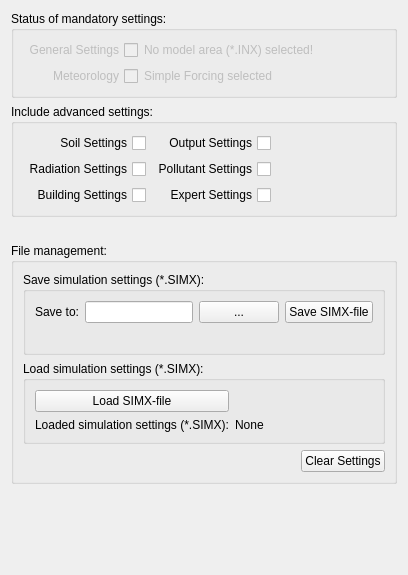
             <widget class="QWidget" name="tab_Overview">
              <attribute name="title">
               <string>Overview</string>
              </attribute>
              <layout class="QGridLayout" name="gridLayout_67">
               <item row="1" column="0">
                <widget class="QGroupBox" name="gb_optional">
                 <property name="title">
                  <string>Include advanced settings:</string>
                 </property>
                 <layout class="QGridLayout" name="gridLayout_20">
                  <item row="1" column="1">
                   <layout class="QVBoxLayout" name="verticalLayout_8">
                    <item>
                     <widget class="QCheckBox" name="chk_outputSim">
                      <property name="sizePolicy">
                       <sizepolicy hsizetype="Minimum" vsizetype="Preferred">
                        <horstretch>0</horstretch>
                        <verstretch>0</verstretch>
                       </sizepolicy>
                      </property>
                      <property name="layoutDirection">
                       <enum>Qt::LayoutDirection::RightToLeft</enum>
                      </property>
                      <property name="text">
                       <string>Output Settings</string>
                      </property>
                     </widget>
                    </item>
                    <item>
                     <widget class="QCheckBox" name="chk_pollutantsSim">
                      <property name="sizePolicy">
                       <sizepolicy hsizetype="Preferred" vsizetype="Preferred">
                        <horstretch>0</horstretch>
                        <verstretch>0</verstretch>
                       </sizepolicy>
                      </property>
                      <property name="layoutDirection">
                       <enum>Qt::LayoutDirection::RightToLeft</enum>
                      </property>
                      <property name="text">
                       <string>Pollutant Settings</string>
                      </property>
                     </widget>
                    </item>
                    <item>
                     <widget class="QCheckBox" name="chk_expertSim">
                      <property name="sizePolicy">
                       <sizepolicy hsizetype="Minimum" vsizetype="Preferred">
                        <horstretch>0</horstretch>
                        <verstretch>0</verstretch>
                       </sizepolicy>
                      </property>
                      <property name="layoutDirection">
                       <enum>Qt::LayoutDirection::RightToLeft</enum>
                      </property>
                      <property name="text">
                       <string>Expert Settings</string>
                      </property>
                     </widget>
                    </item>
                   </layout>
                  </item>
                  <item row="1" column="0">
                   <layout class="QVBoxLayout" name="verticalLayout_9">
                    <item>
                     <widget class="QCheckBox" name="chk_soilSim">
                      <property name="sizePolicy">
                       <sizepolicy hsizetype="Preferred" vsizetype="Preferred">
                        <horstretch>0</horstretch>
                        <verstretch>0</verstretch>
                       </sizepolicy>
                      </property>
                      <property name="layoutDirection">
                       <enum>Qt::LayoutDirection::RightToLeft</enum>
                      </property>
                      <property name="text">
                       <string>Soil Settings</string>
                      </property>
                     </widget>
                    </item>
                    <item>
                     <widget class="QCheckBox" name="chk_radiationSim">
                      <property name="sizePolicy">
                       <sizepolicy hsizetype="Preferred" vsizetype="Preferred">
                        <horstretch>0</horstretch>
                        <verstretch>0</verstretch>
                       </sizepolicy>
                      </property>
                      <property name="layoutDirection">
                       <enum>Qt::LayoutDirection::RightToLeft</enum>
                      </property>
                      <property name="text">
                       <string>Radiation Settings</string>
                      </property>
                     </widget>
                    </item>
                    <item>
                     <widget class="QCheckBox" name="chk_buildingsSim">
                      <property name="sizePolicy">
                       <sizepolicy hsizetype="Preferred" vsizetype="Preferred">
                        <horstretch>0</horstretch>
                        <verstretch>0</verstretch>
                       </sizepolicy>
                      </property>
                      <property name="layoutDirection">
                       <enum>Qt::LayoutDirection::RightToLeft</enum>
                      </property>
                      <property name="text">
                       <string>Building Settings</string>
                      </property>
                     </widget>
                    </item>
                   </layout>
                  </item>
                  <item row="1" column="2">
                   <spacer name="horizontalSpacer_20">
                    <property name="orientation">
                     <enum>Qt::Orientation::Horizontal</enum>
                    </property>
                    <property name="sizeHint" stdset="0">
                     <size>
                      <width>40</width>
                      <height>20</height>
                     </size>
                    </property>
                   </spacer>
                  </item>
                 </layout>
                </widget>
               </item>
               <item row="5" column="0">
                <widget class="QGroupBox" name="gb_save_load">
                 <property name="sizePolicy">
                  <sizepolicy hsizetype="Preferred" vsizetype="Minimum">
                   <horstretch>0</horstretch>
                   <verstretch>0</verstretch>
                  </sizepolicy>
                 </property>
                 <property name="title">
                  <string>File management:</string>
                 </property>
                 <layout class="QGridLayout" name="gridLayout_26">
                  <item row="0" column="0" colspan="2">
                   <widget class="QGroupBox" name="gb_saveSimx">
                    <property name="sizePolicy">
                     <sizepolicy hsizetype="Preferred" vsizetype="Minimum">
                      <horstretch>0</horstretch>
                      <verstretch>0</verstretch>
                     </sizepolicy>
                    </property>
                    <property name="title">
                     <string>Save simulation settings (*.SIMX):</string>
                    </property>
                    <layout class="QGridLayout" name="gridLayout_73">
                     <item row="0" column="0">
                      <widget class="QLabel" name="lb_saveTo">
                       <property name="text">
                        <string>Save to:</string>
                       </property>
                      </widget>
                     </item>
                     <item row="0" column="1">
                      <widget class="QLineEdit" name="le_simxDest">
                       <property name="inputMask">
                        <string/>
                       </property>
                      </widget>
                     </item>
                     <item row="0" column="2">
                      <widget class="QPushButton" name="bt_fileExpl">
                       <property name="text">
                        <string>...</string>
                       </property>
                      </widget>
                     </item>
                     <item row="0" column="3">
                      <widget class="QPushButton" name="bt_saveSimx">
                       <property name="text">
                        <string>Save SIMX-file</string>
                       </property>
                      </widget>
                     </item>
                     <item row="1" column="1">
                      <widget class="QLabel" name="lb_reportSave">
                       <property name="sizePolicy">
                        <sizepolicy hsizetype="Preferred" vsizetype="Fixed">
                         <horstretch>0</horstretch>
                         <verstretch>0</verstretch>
                        </sizepolicy>
                       </property>
                       <property name="text">
                        <string/>
                       </property>
                      </widget>
                     </item>
                    </layout>
                   </widget>
                  </item>
                  <item row="2" column="0">
                   <spacer name="horizontalSpacer_17">
                    <property name="orientation">
                     <enum>Qt::Orientation::Horizontal</enum>
                    </property>
                    <property name="sizeHint" stdset="0">
                     <size>
                      <width>40</width>
                      <height>20</height>
                     </size>
                    </property>
                   </spacer>
                  </item>
                  <item row="2" column="1">
                   <widget class="QPushButton" name="bt_clearCreateSimUI">
                    <property name="sizePolicy">
                     <sizepolicy hsizetype="Minimum" vsizetype="Fixed">
                      <horstretch>0</horstretch>
                      <verstretch>0</verstretch>
                     </sizepolicy>
                    </property>
                    <property name="text">
                     <string>Clear Settings</string>
                    </property>
                   </widget>
                  </item>
                  <item row="1" column="0" colspan="2">
                   <widget class="QGroupBox" name="gb_loadSimx">
                    <property name="sizePolicy">
                     <sizepolicy hsizetype="Preferred" vsizetype="Minimum">
                      <horstretch>0</horstretch>
                      <verstretch>0</verstretch>
                     </sizepolicy>
                    </property>
                    <property name="title">
                     <string>Load simulation settings (*.SIMX):</string>
                    </property>
                    <layout class="QGridLayout" name="gridLayout_72">
                     <item row="0" column="0">
                      <widget class="QPushButton" name="bt_loadSimSettings">
                       <property name="sizePolicy">
                        <sizepolicy hsizetype="Minimum" vsizetype="Preferred">
                         <horstretch>0</horstretch>
                         <verstretch>0</verstretch>
                        </sizepolicy>
                       </property>
                       <property name="text">
                        <string>Load SIMX-file</string>
                       </property>
                      </widget>
                     </item>
                     <item row="2" column="0">
                      <widget class="QLabel" name="lb_loadSimSettings">
                       <property name="sizePolicy">
                        <sizepolicy hsizetype="Fixed" vsizetype="Preferred">
                         <horstretch>0</horstretch>
                         <verstretch>0</verstretch>
                        </sizepolicy>
                       </property>
                       <property name="text">
                        <string>Loaded simulation settings (*.SIMX):</string>
                       </property>
                      </widget>
                     </item>
                     <item row="2" column="1">
                      <widget class="QLabel" name="lb_loadedSimx">
                       <property name="text">
                        <string>None</string>
                       </property>
                      </widget>
                     </item>
                    </layout>
                   </widget>
                  </item>
                 </layout>
                </widget>
               </item>
               <item row="0" column="0">
                <widget class="QGroupBox" name="gb_mandatory">
                 <property name="enabled">
                  <bool>true</bool>
                 </property>
                 <property name="sizePolicy">
                  <sizepolicy hsizetype="Preferred" vsizetype="Fixed">
                   <horstretch>0</horstretch>
                   <verstretch>0</verstretch>
                  </sizepolicy>
                 </property>
                 <property name="title">
                  <string>Status of mandatory settings:</string>
                 </property>
                 <layout class="QGridLayout" name="gridLayout_19">
                  <item row="2" column="0">
                   <widget class="QCheckBox" name="cb_meteo">
                    <property name="enabled">
                     <bool>false</bool>
                    </property>
                    <property name="layoutDirection">
                     <enum>Qt::LayoutDirection::RightToLeft</enum>
                    </property>
                    <property name="text">
                     <string>Meteorology</string>
                    </property>
                    <property name="checked">
                     <bool>false</bool>
                    </property>
                   </widget>
                  </item>
                  <item row="0" column="0">
                   <widget class="QCheckBox" name="cb_generalSettings">
                    <property name="enabled">
                     <bool>false</bool>
                    </property>
                    <property name="layoutDirection">
                     <enum>Qt::LayoutDirection::RightToLeft</enum>
                    </property>
                    <property name="text">
                     <string>General Settings</string>
                    </property>
                    <property name="checked">
                     <bool>false</bool>
                    </property>
                   </widget>
                  </item>
                  <item row="0" column="3">
                   <spacer name="horizontalSpacer_5">
                    <property name="orientation">
                     <enum>Qt::Orientation::Horizontal</enum>
                    </property>
                    <property name="sizeHint" stdset="0">
                     <size>
                      <width>40</width>
                      <height>20</height>
                     </size>
                    </property>
                   </spacer>
                  </item>
                  <item row="2" column="1">
                   <widget class="QLabel" name="lb_meteorology">
                    <property name="enabled">
                     <bool>false</bool>
                    </property>
                    <property name="sizePolicy">
                     <sizepolicy hsizetype="Preferred" vsizetype="Fixed">
                      <horstretch>0</horstretch>
                      <verstretch>0</verstretch>
                     </sizepolicy>
                    </property>
                    <property name="text">
                     <string>Simple Forcing selected</string>
                    </property>
                   </widget>
                  </item>
                  <item row="2" column="3">
                   <widget class="QLabel" name="lb_FullForcingFile">
                    <property name="sizePolicy">
                     <sizepolicy hsizetype="Preferred" vsizetype="Fixed">
                      <horstretch>0</horstretch>
                      <verstretch>0</verstretch>
                     </sizepolicy>
                    </property>
                    <property name="text">
                     <string/>
                    </property>
                   </widget>
                  </item>
                  <item row="0" column="1">
                   <widget class="QLabel" name="lb_generalSettings">
                    <property name="enabled">
                     <bool>false</bool>
                    </property>
                    <property name="text">
                     <string>No model area (*.INX) selected!</string>
                    </property>
                   </widget>
                  </item>
                 </layout>
                </widget>
               </item>
               <item row="2" column="0">
                <spacer name="horizontalSpacer_19">
                 <property name="orientation">
                  <enum>Qt::Orientation::Horizontal</enum>
                 </property>
                 <property name="sizeHint" stdset="0">
                  <size>
                   <width>40</width>
                   <height>20</height>
                  </size>
                 </property>
                </spacer>
               </item>
               <item row="6" column="0">
                <widget class="QLabel" name="label_163">
                 <property name="text">
                  <string/>
                 </property>
                </widget>
               </item>
               <item row="7" column="0">
                <spacer name="horizontalSpacer_6">
                 <property name="orientation">
                  <enum>Qt::Orientation::Horizontal</enum>
                 </property>
                 <property name="sizeHint" stdset="0">
                  <size>
                   <width>40</width>
                   <height>20</height>
                  </size>
                 </property>
                </spacer>
               </item>
               <item row="8" column="0">
                <spacer name="verticalSpacer_19">
                 <property name="orientation">
                  <enum>Qt::Orientation::Vertical</enum>
                 </property>
                 <property name="sizeHint" stdset="0">
                  <size>
                   <width>20</width>
                   <height>40</height>
                  </size>
                 </property>
                </spacer>
               </item>
              </layout>
             </widget>
